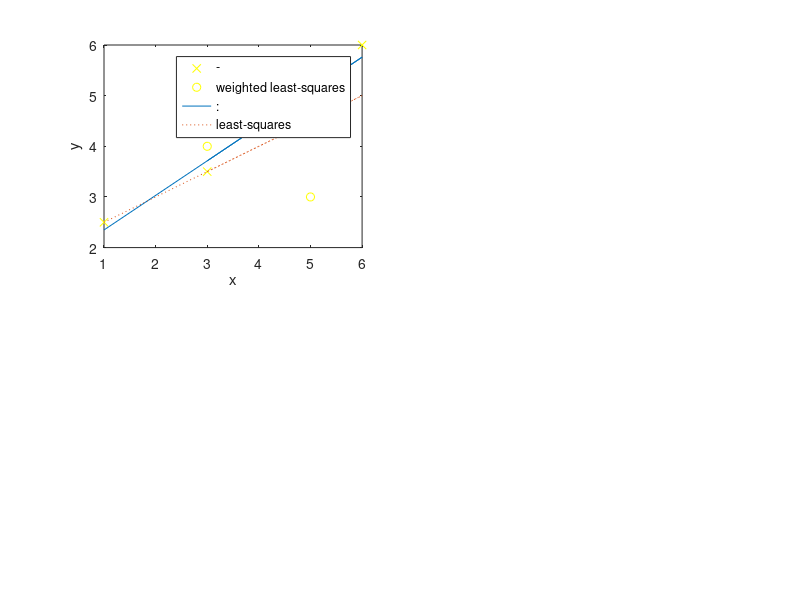

The MATLAB source for this figure:
% Test the formulas for regression in two dimensions
% input: x and y vectors
% Copyright 1999 by Todd K. Moon

x = [1 3 6 5 3]
y = [2.5 3.5 6 3 4]
n = length(x);
clf
subplot(2,2,1)
plot(x(1:3),y(1:3),'yx')
hold on
plot(x(4:5),y(4:5),'yo')
xlabel('x')
ylabel('y')

X = [x' ones(n,1)];
W = eye(n);
W(1,1) = 10;  W(2,2) = 10;  W(3,3) = 10;
c = inv(X'*W*X)* X'*W*y'
pvw = polyval(c,x);

xy = x .* y;
sxy = sum(xy);
sx = sum(x);
sy = sum(y);
sx2 = sum(x .^2);
sy2 = sum(y .^2);
a = (n*sxy - sx*sy)/(n*sx2 - sx^2);
b = (sx2*sy - sx*sxy)/(n*sx2 - sx^2);
p = [a b];
pv = polyval(p,x);
hold on
plot(x,pvw,'-',x,pv,':')
legend('-','weighted least-squares',':','least-squares')
%$$$ for i=1:n
%$$$   line([x(i) x(i)],[pv(i) y(i)])
%$$$ end

% print after adjusting the legend
% print -dps ../pictures/regress3.ps
% print -deps ../pictures/regress3.eps
